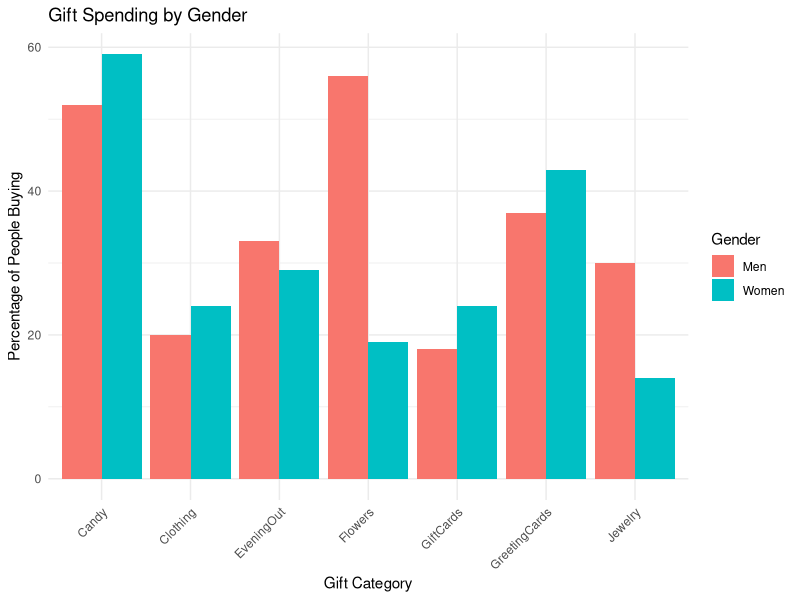

Reproduce this figure in R.
## ---- chunk 1
suppressMessages(library(ggplot2))
suppressMessages(library(dplyr))


gifts_gender <- read.csv("gifts_gender.csv")


ggplot() +
  geom_bar(data = gifts_gender, aes(x = "Candy", y = Candy, fill = Gender), stat = "identity", position = "dodge") +
  geom_bar(data = gifts_gender, aes(x = "Flowers", y = Flowers, fill = Gender), stat = "identity", position = "dodge") +
  geom_bar(data = gifts_gender, aes(x = "Jewelry", y = Jewelry, fill = Gender), stat = "identity", position = "dodge") +
  geom_bar(data = gifts_gender, aes(x = "GreetingCards", y = GreetingCards, fill = Gender), stat = "identity", position = "dodge") +
  geom_bar(data = gifts_gender, aes(x = "EveningOut", y = EveningOut, fill = Gender), stat = "identity", position = "dodge") +
  geom_bar(data = gifts_gender, aes(x = "Clothing", y = Clothing, fill = Gender), stat = "identity", position = "dodge") +
  geom_bar(data = gifts_gender, aes(x = "GiftCards", y = GiftCards, fill = Gender), stat = "identity", position = "dodge") +
  labs(title = "Gift Spending by Gender", 
       x = "Gift Category", 
       y = "Percentage of People Buying") +
  theme_minimal() +
  theme(axis.text.x = element_text(angle = 45, hjust = 1))
